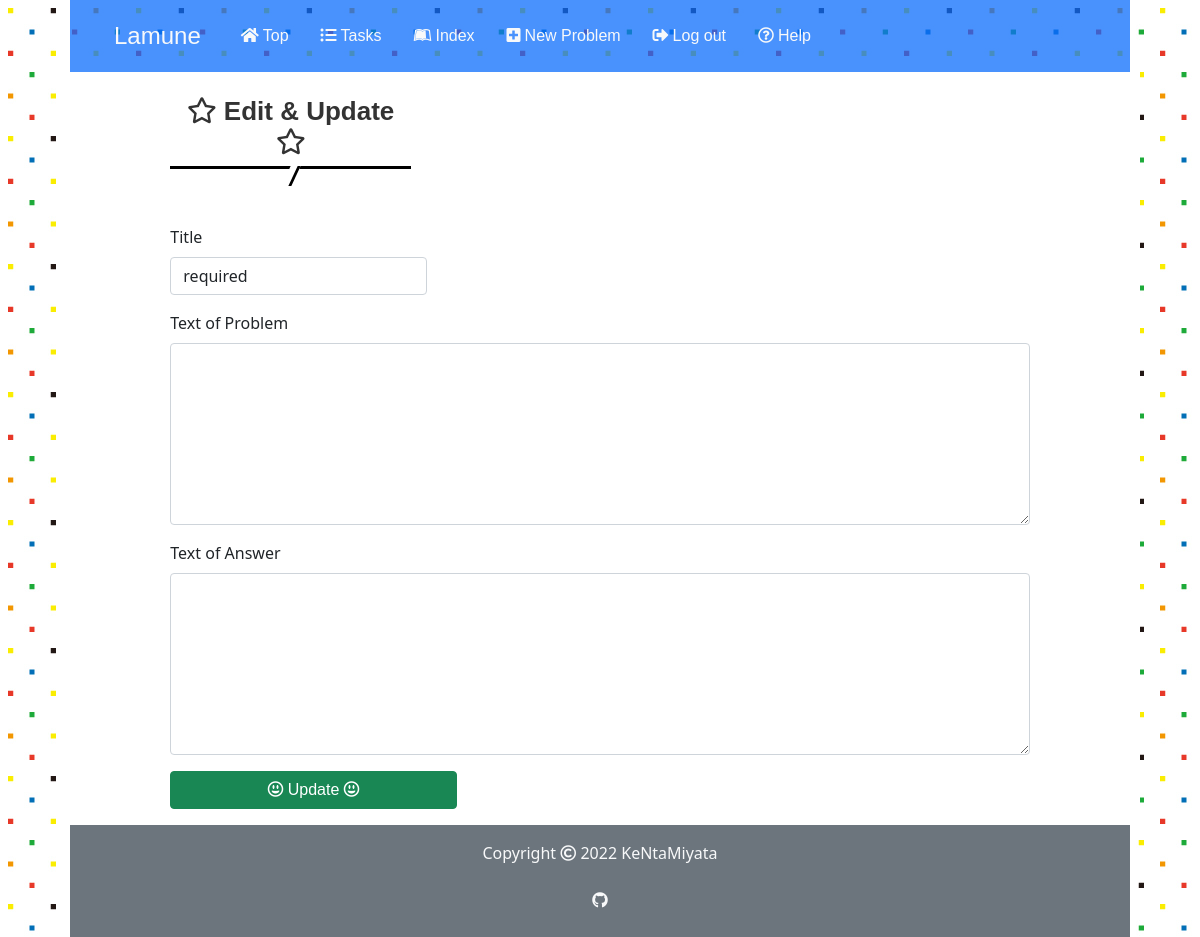
/2/26/update (signed in), run on an earlier commit of the app's database.
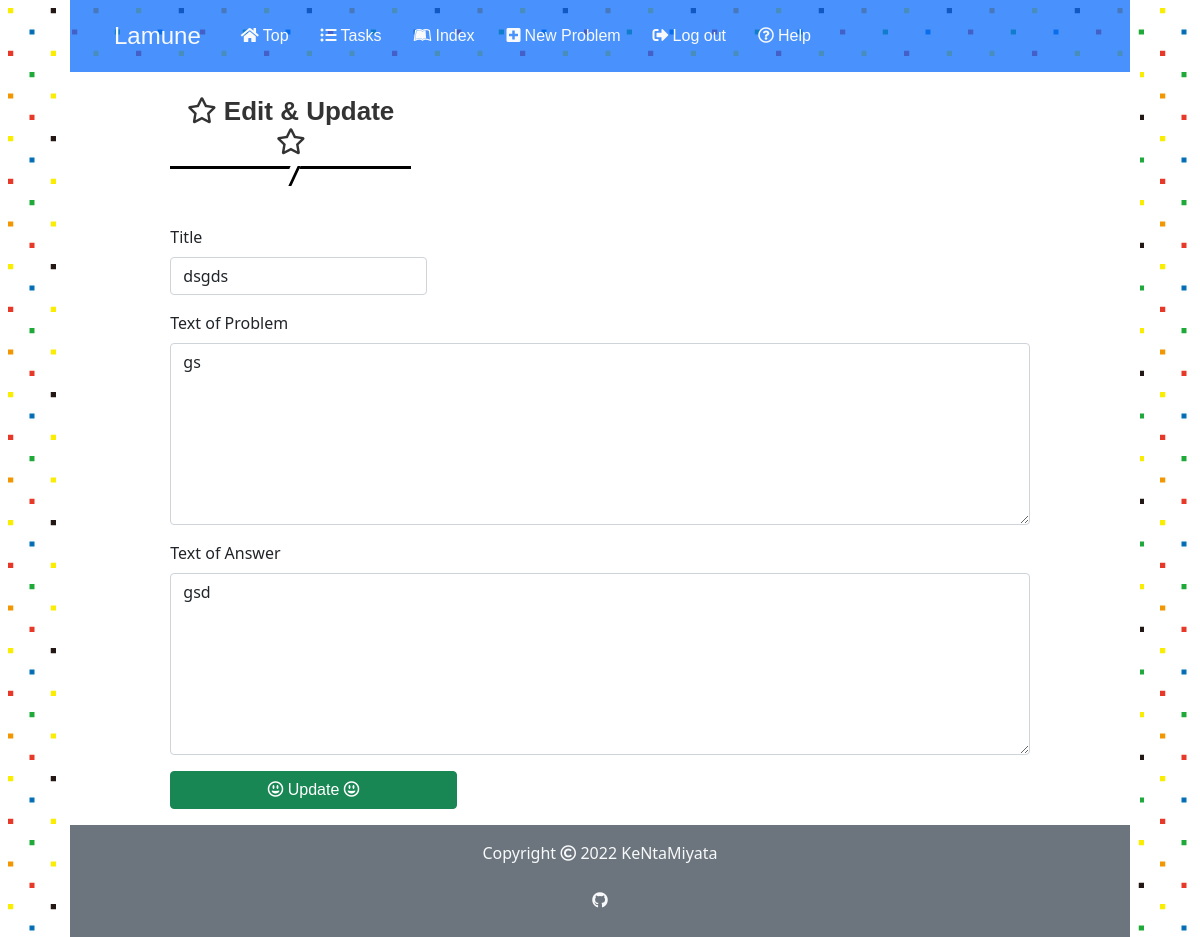
And on a later commit of the database.
### app.py (models this page shows)
class Problem(db.Model):
    id = db.Column(db.Integer, primary_key=True)
    user_id = db.Column(db.Integer, db.ForeignKey('user.id'), nullable=False)
    title = db.Column(db.String(50), nullable=False)
    body = db.Column(db.String(500), nullable=False)
    answer = db.Column(db.String(500), nullable=False)
    stage = db.Column(db.Integer, default=0)
    last_time = db.Column(db.DateTime, nullable=False,
                          default=datetime.datetime.now(pytz.timezone('Asia/Tokyo')))
    created_at = db.Column(db.DateTime, nullable=False,
                           default=datetime.datetime.now(pytz.timezone('Asia/Tokyo')))
    solved_history = db.Column(db.String)

### app.py (the view)
@app.route('/<int:user_id>/<int:problem_id>/update', methods=["GET", "POST"])
@login_required
def update(user_id, problem_id):
    if user_id != current_user.id:
        return apology("You can't look this page! Get out!", 401)
    problem = Problem.query.get(problem_id)
    if request.method == "POST":
        if not request.form.get("title"):
            print(1)
            return apology("must provide title", 403)
        elif not request.form.get("body"):
            print(2)
            return apology("must provide content", 403)
        elif not request.form.get("answer"):
            print(3)
            return apology("must provide answer", 403)
        problem.title = request.form.get("title")
        problem.body = request.form.get("body")
        problem.answer = request.form.get("answer")
        db.session.commit()
        return redirect(f"/{ user_id }/index")
    else:
        user = current_user
        return render_template("update.html", problem=problem, user=user)

### app.py (called while the page is built)
@login_manager.user_loader
def load_user(user_id):
    return User.query.get(int(user_id))

### templates/update.html (shortened to what this page needs)
{% extends "layout.html" %}
{% block main %}
<div class="row">
    <div class="col-xl-3 col-md-4 col-12 offset-md-1 pt-4">
        <h2><i class="far fa-star"></i> Edit & Update <i class="far fa-star"></i></h2>
    </div>
    <div class="col-10 mx-auto mt-5">
        <form action="/{{ user.id }}/{{ problem.id }}/update" method="POST" class="mx-auto w-100 text-start">
            <div class="mb-3">
                <label class="form-label">Title</label>
                <input autocomplete="off" autofocus class="form-control w-auto" id="title" name="title" placeholder="Title" type="text" value={{ problem.title }} required>
            </div>
            <div class="mb-3">
                <label class="form-label">Text of Problem</label>
                <textarea class="form-control w-100" name="body" type="text" rows="7" required>{{ problem.body }}</textarea>
            </div>
            <div class="mb-3">
                <label class="form-label">Text of Answer</label>
                <textarea class="form-control w-100" name="answer" type="text" rows="7" required>{{ problem.answer }}</textarea>
            </div>
            <div class="mb-3">
                <button class="btn btn-success col-md-4 col-12" type="submit"><i class="far fa-grin-alt"></i> Update <i class="far fa-grin-alt"></i></button>
            </div>
        </form>
    </div>
</div>
{% endblock %}

### templates/layout.html (shortened to what this page needs)
<!DOCTYPE html>
<html lang="en">
    <head>
        <link href="https://cdn.jsdelivr.net/npm/bootstrap@5.1.3/dist/css/bootstrap.min.css" rel="stylesheet">
        <link rel="stylesheet" href="https://use.fontawesome.com/releases/v5.15.4/css/all.css">
        <link href="/static/stylesheet/styles.css" rel="stylesheet">
    </head>
    <body>
        <header>
        <div class="container-fluid">
            <div class="row">
                    <nav class="nav-bar navbar-expand-md navbar-light bg-primary bg-opacity-75">
                        <div class="collapse navbar-collapse" id="navbarSupportedContent">
                            <ul class="navbar-nav px-4 pt-3 pb-3">
                                <li class="nav-item mx-2"><a class ="navbar-brand text-light" href="/">Lamune</a></li>
                                <li class="nav-item mx-2"><a class ="nav-link text-light" href="/"><i class="fas fa-home me-1"></i>Top</a></li>
                                {% if user.is_authenticated %}
                                <li class="nav-item mx-2"><a class ="nav-link text-light" href="/{{ user.id }}/tasks"><i class="fas fa-list-ul me-1"></i>Tasks</a></li>
                                <li class="nav-item mx-2"><a class ="nav-link text-light" href="/{{ user.id }}/index"><i class="fab fa-leanpub me-1"></i>Index</a></li>
                                <li class="nav-item mx-2"><a class ="nav-link text-light" href="/{{ user.id }}/new"><i class="fas fa-plus-square me-1"></i>New Problem</a></li>
                                <li class="nav-item mx-2"><a class ="nav-link text-light" href="/logout"><i class="fas fa-sign-out-alt me-1"></i>Log out</a></li>
                                {% endif %}
                                <li class="nav-item mx-2"><a class ="nav-link text-light" href="/howto"><i class="far fa-question-circle me-1"></i>Help</a></li>
                            </ul>
                        </div>
                    </nav>
                </div>
            </div>
        </header>
        <main>
            <div class="other-content text-center">
                <div class="container-fluid">
                {% block main %}{% endblock %}
                </div>
            </div>
        </main>
        <footer>
            <div class="container-fluid">
                <div class="row">
                    <div class="col-12 bg-secondary text-center pt-3">
                        <p class="text-light" >Copyright <i class="far fa-copyright"></i> 2022 KeNtaMiyata</p>
                        <p><a class ="nav-link text-light" href="https://github.com/KeNtaMiyata/Lamune"><i class="fab fa-github"></i></a></p>
                    </div>
                </div>
            </div>
        </footer>
    </body>
</html>

### static/stylesheet/styles.css (style rules this page uses)
* { padding: 0; margin: 0; box-sizing: border-box; }
a { text-decoration: none; }
.container-fluid { padding: 0 10px; }
.row { margin-left: 0; margin-right: 0; }
body { width: 90%; height: 100%; margin: 0 auto; background-image: url(../images/lamune_side_back.jpg); }
main { min-height: 80vh; background-color: #ffffff; margin: 0; }
h1, h2, h3, .navbar-brand, .nav-link, .btn { font-family: Chalkduster, "Bradley Hand", "Segoe Print", sans-serif; }
.navbar-brand { vertical-align: -10px; font-size: 1.5rem }
h2 { position: relative; padding-bottom: 0.5rem; border-bottom: 3px solid black; background-color: white; color: #333; font-weight: bold; font-size: 26px; }
h2:before { position: absolute; top: 100%; left: 50%; transform: translateX(-50%) skew(-25deg); height: 20px; width: 10px; border-right: 3px solid black; background-color: white; content: ""; }

What changed in the data, as far as the page shows it:
added Problem: title "dsgds", body "gs", answer "gsd"
Also different on the page:
form field title: "required" → (not shown)
